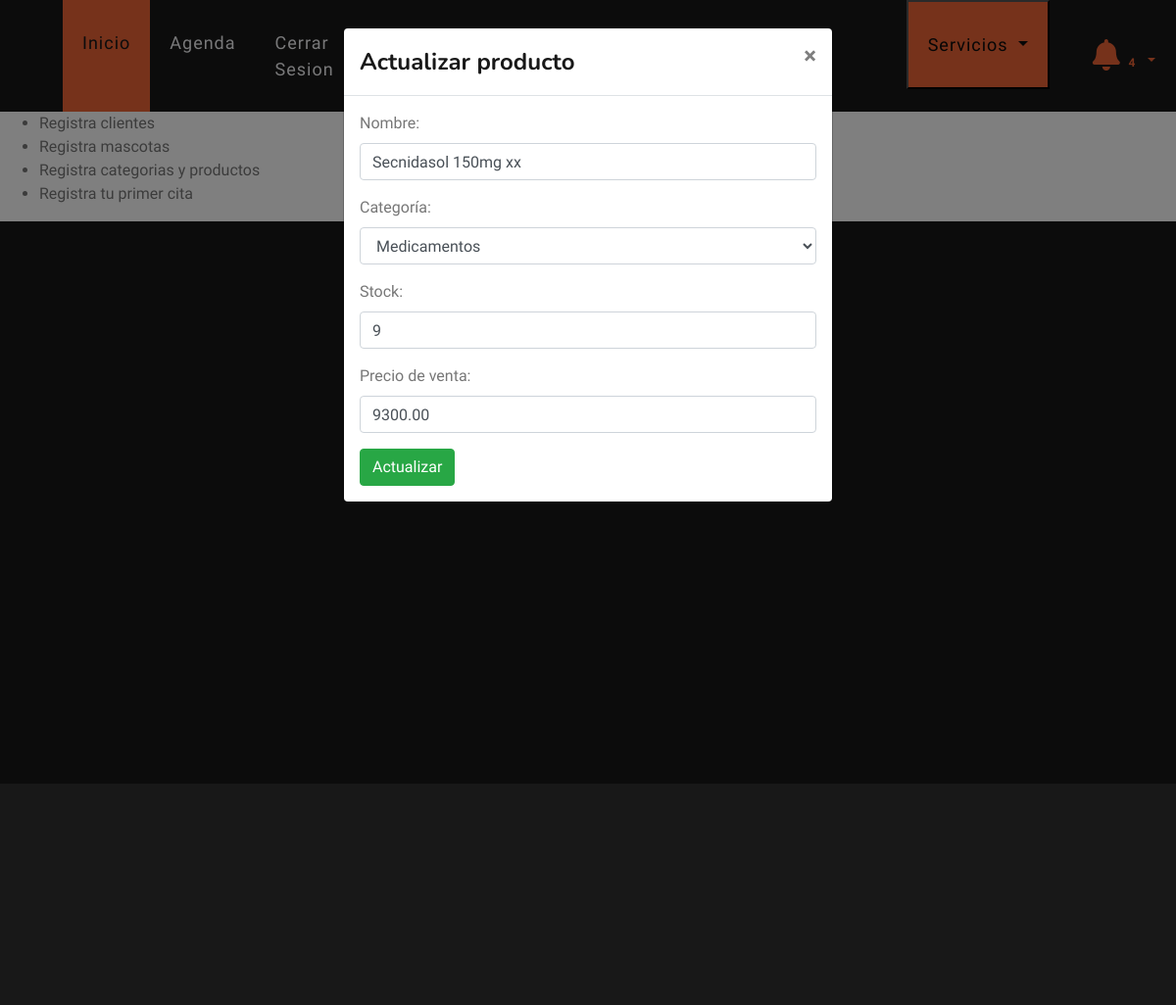
The app's page /actualizar/producto/2 (signed in), older data.
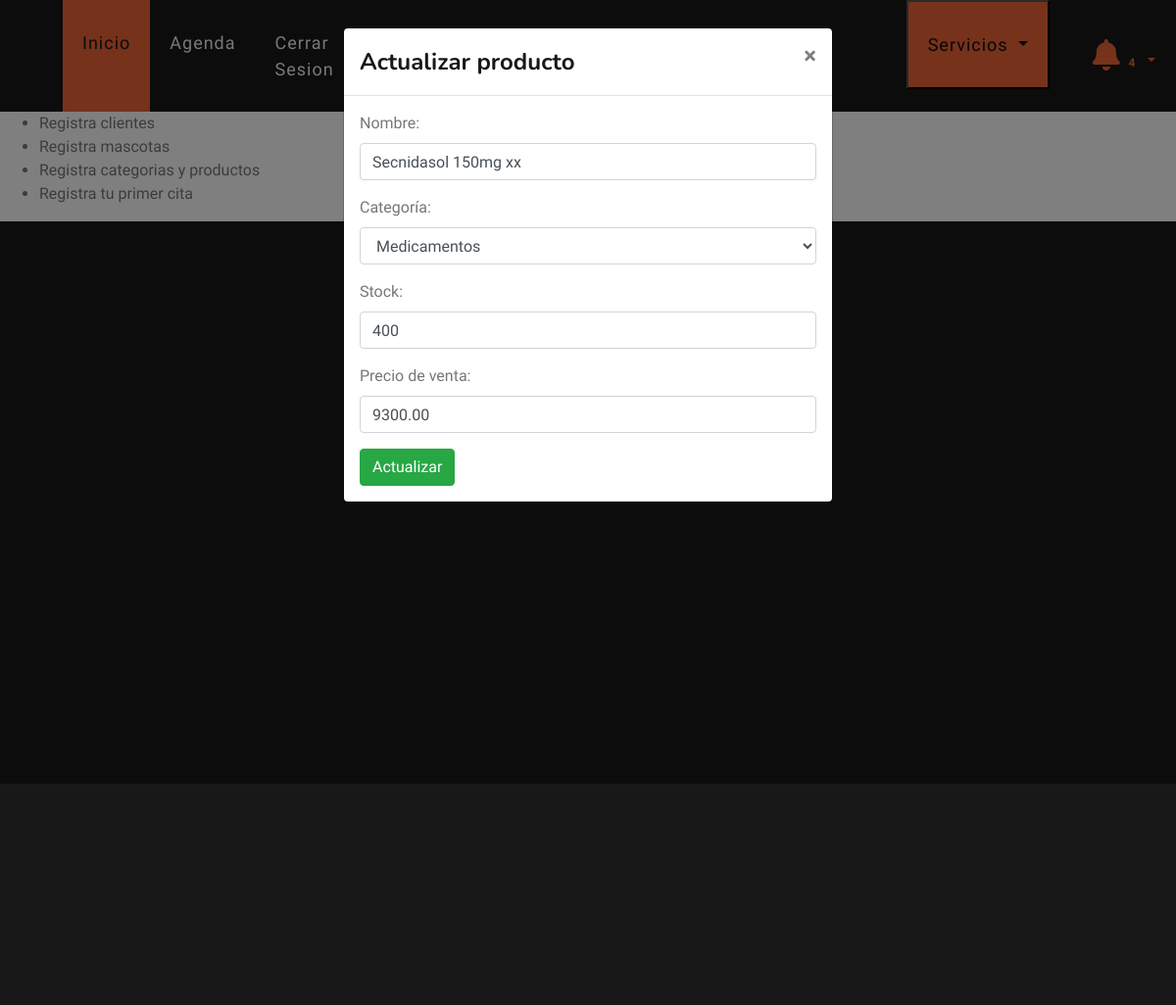
The same page, newer data.
### veterinary/models.py (models this page shows, shortened)
class Product(models.Model):
    name = models.CharField(max_length=150, verbose_name='Nombre', unique=True)
    cat = models.ForeignKey(Category, on_delete=models.CASCADE, verbose_name='Categoría')
    stock = models.IntegerField(default=0, verbose_name='Stock')
    pvp = models.DecimalField(default=0.00, max_digits=9, decimal_places=2, verbose_name='Precio de venta')
    veterinary = models.ForeignKey(Veterinary, on_delete=models.PROTECT, null=True, blank=True)
    class Meta:
        verbose_name = 'Producto'
        verbose_name_plural = 'Productos'
        ordering = ['id']

class Category(models.Model):
    name = models.CharField(max_length=150, verbose_name='Nombre', unique=True)
    desc = models.CharField(max_length=500, null=True, blank=True, verbose_name='Descripción')
    veterinary = models.ForeignKey(Veterinary, on_delete=models.PROTECT, null=True, blank=True)
    def __str__(self):
        return self.name
    class Meta:
        verbose_name = 'Categoria'
        verbose_name_plural = 'Categorias'
        ordering = ['id']

### veterinary/views.py (the view)
# urls.py: path("actualizar/producto/<int:id>", views.updateProduct, name="updateProduct"),
@login_required(login_url="login")
def updateProduct(request, id):
    product = Product.objects.get(id=id)
    if request.method == "POST":
        form = ProductForm(request.POST, instance=product)
        if form.is_valid():
            form.save()
            return redirect("detailProduct")
    else:
        form = ProductForm(instance=product)
    context = {"form": form}
    return render(request, "veterinary/updateProduct.html", context)

### veterinary/forms.py
class ProductForm(ModelForm):
    class Meta:
        model = Product
        fields = ['name', 'cat', 'stock', 'pvp']
        labels = {
            'name': 'Nombre',
            'cat': 'Categoría',
            'stock': 'Stock',
            'pvp': 'Precio de venta'
        }
        widgets = {
            'name': TextInput(attrs={'class': 'form-control'}),
            'cat': Select(attrs={'class': 'form-control'}),
            'stock': NumberInput(attrs={'class': 'form-control'}),
            'pvp': NumberInput(attrs={'class': 'form-control'}),
        }

### templates/veterinary/updateProduct.html (shortened to what this page needs)
{% extends 'layout/base.html' %}
{% block 'style' %}
{% load static %}
<link rel="stylesheet" href="{% static 'css/estilo.css' %}">
{% endblock %}
{% block 'header' %}
{% include 'layout/partials/headerbase.html' %}
{% endblock %}
{% block 'content' %}
{% if form.instance %}
<div class="modal fade" id="myModal" tabindex="-1" role="dialog" aria-labelledby="myModalLabel">
  <div class="modal-dialog" role="document">
    <div class="modal-content">
      <div class="modal-header">
        <h4 class="modal-title" id="myModalLabel">Actualizar producto</h4>
        <button type="button" class="close" data-dismiss="modal" aria-label="Close"><span aria-hidden="true">&times;</span></button>
      </div>
      <div class="modal-body">
        <form method="post" id="update-form">
          {{ form.as_p }}
          <input type="submit" class="btn btn-success" value="Actualizar">
        </form>
      </div>
    </div>
  </div>
</div>
{% endif %}
{% if messages %}
<ul class="messages">
    {% for message in messages %}
    <li{% if message.tags %} class="{{ message.tags }}"{% endif %}>{{ message }}</li>
    {% endfor %}
</ul>
{% endif %}
<div class="container-fluid" style="background-color: #181818;">
  <div class="row">
    <div class="col-md-12" style="background-color: #181818; height: 100vh;">
      <div id="calendar" class="container bg-dark" style="padding: 25px; color: white;">
      </div>
    </div>
  </div>
</div>
{% endblock %}

Row changes from the older to the newer data that the page shows:
changed Product "Medicamentos": stock "9" → "400"
